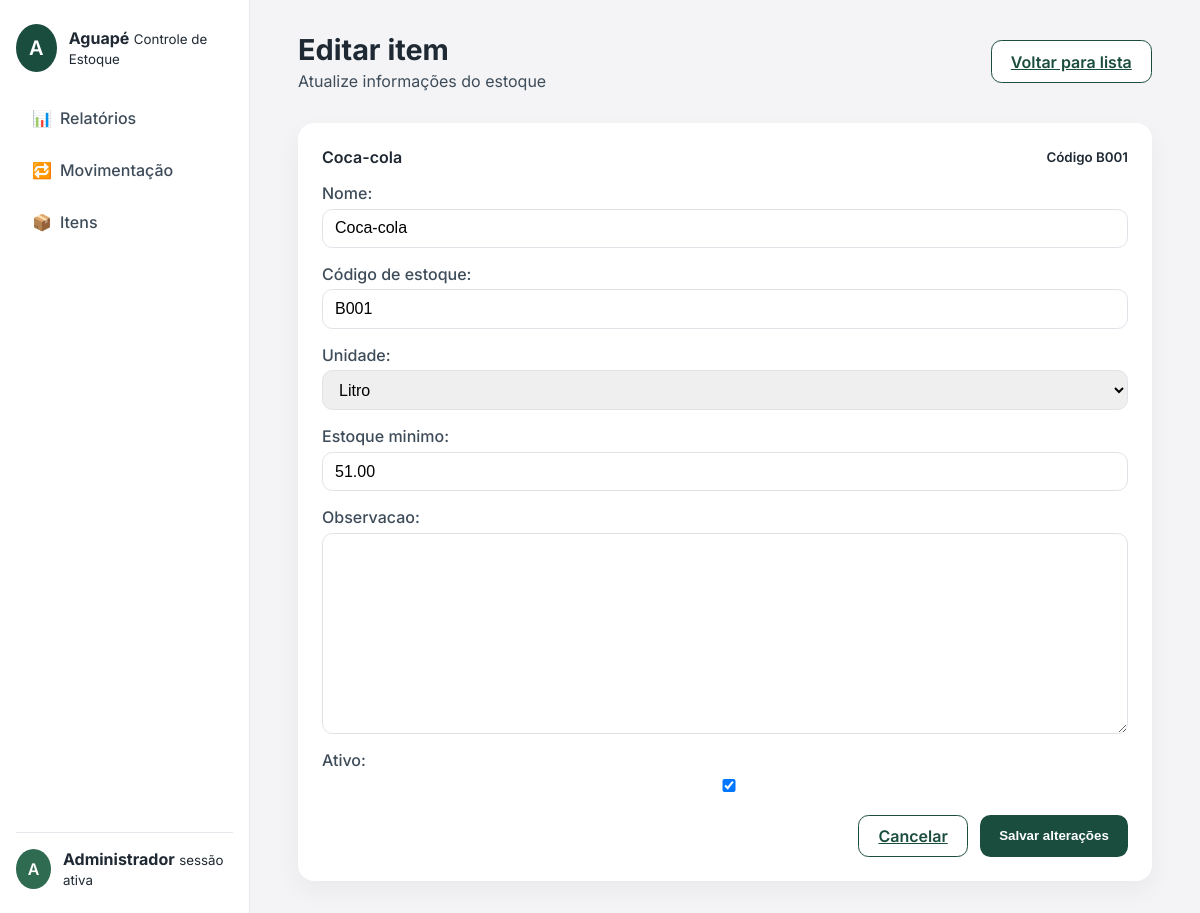
The page /itens/1/editar/ on the database its author committed.
### controle/models.py (models this page shows, shortened)
class Item(models.Model):
    UNIDADES = [
        ("UN", "Unidade"),
        ("KG", "Quilo"),
        ("L", "Litro"),
    ]
    nome = models.CharField(max_length=120)
    codigo_estoque = models.CharField("Código de estoque", max_length=30, unique=True)
    unidade = models.CharField(max_length=2, choices=UNIDADES, default="UN")
    estoque_minimo = models.DecimalField(
        max_digits=10,
        decimal_places=2,
        validators=[MinValueValidator(Decimal("0"))],
    )
    estoque_atual = models.DecimalField(
        max_digits=10,
        decimal_places=2,
        default=0,
        validators=[MinValueValidator(Decimal("0"))],
    )
    observacao = models.TextField(blank=True)
    ativo = models.BooleanField(default=True)
    criado_em = models.DateTimeField(auto_now_add=True)
    class Meta:
        ordering = ("nome",)

### controle/views.py (the view)
# urls.py: path("itens/<int:pk>/editar/", views.editar_item, name="editar_item"),
def editar_item(request, pk):
    item = get_object_or_404(Item, pk=pk)
    if request.method == "POST":
        form = ItemForm(request.POST, instance=item)
        if form.is_valid():
            form.save()
            messages.success(request, f"{item.nome} atualizado com sucesso.")
            return redirect("controle:cadastro_itens")
    else:
        form = ItemForm(instance=item)
    return render(
        request,
        "controle/item_form.html",
        {
            "form": form,
            "item": item,
        },
    )

### controle/forms.py (shortened to what this page needs)
class ItemForm(forms.ModelForm):
    class Meta:
        model = Item
        fields = ["nome", "codigo_estoque", "unidade", "estoque_minimo", "observacao", "ativo"]

### templates/controle/item_form.html (shortened to what this page needs)
{% extends "base.html" %}
{% block page_title %}Editar item{% endblock %}
{% block page_subtitle %}Atualize informações do estoque{% endblock %}
{% block header_actions %}
<a class="btn btn-secondary" href="{% url 'controle:cadastro_itens' %}">Voltar para lista</a>
{% endblock %}
{% block content %}
<div class="card">
    <div class="card-header">
        <span>{{ item.nome }}</span>
        <small>Código {{ item.codigo_estoque }}</small>
    </div>
    <form method="post">
        <div class="form-grid">
            {% for field in form %}
                <div class="form-field">
                    {{ field.label_tag }}
                    {{ field }}
                </div>
            {% endfor %}
        </div>
        <div class="card-actions">
            <a class="btn btn-secondary" href="{% url 'controle:cadastro_itens' %}">Cancelar</a>
            <button type="submit" class="btn">Salvar alterações</button>
        </div>
    </form>
</div>
{% endblock %}

### static/css/aguape.css (style rules this page uses)
:root { --green-700: #1b4d3e; --green-500: #2f6b50; --green-200: #dcefe5; --red-500: #c1292e; --yellow-500: #d99f1e; --gray-900: #1f2933; --gray-700: #3e4c59; --gray-100: #f4f4f6; --white: #ffffff; font-size: 16px; }
* { box-sizing: border-box; }
body { margin: 0; font-family: "Inter", system-ui, -apple-system, BlinkMacSystemFont, "Segoe UI", sans-serif; background: var(--gray-100); color: var(--gray-900); }
.btn { border: none; background: var(--green-700); color: var(--white); padding: 0.65rem 1.2rem; border-radius: 0.65rem; font-weight: 600; cursor: pointer; }
.btn-secondary { background: var(--white); color: var(--green-700); border: 1px solid var(--green-700); }
.card { background: #fff; border-radius: 1rem; padding: 1.5rem; box-shadow: 0 10px 25px rgba(31, 41, 55, 0.05); }
.card-header { font-weight: 600; margin-bottom: 1rem; display: flex; justify-content: space-between; align-items: center; }
.card-actions { margin-top: 1.25rem; display: flex; justify-content: flex-end; gap: 0.75rem; }
form .form-grid { display: grid; gap: 1rem; }
form .form-field { display: flex; flex-direction: column; gap: 0.35rem; }
form label { font-weight: 500; color: var(--gray-700); }
form input, form select, form textarea { width: 100%; padding: 0.6rem 0.75rem; border-radius: 0.65rem; border: 1px solid #dfe3e8; font-size: 1rem; }

### rows shown on the page
Item: nome "Coca-cola", codigo_estoque "B001", form "Coca-cola" "B001" "Litro" "51.00" "☑"

### other values the page prints
{{ request.user.get_username|default:"A"|slice:":1"|upper }} "A"
{{ request.user.get_username|default:"Administrador" }} "Administrador"
{{ field.label_tag }} "Nome:" "Código de estoque:" "Unidade:" "Estoque minimo:" "Observacao:" "Ativo:"
